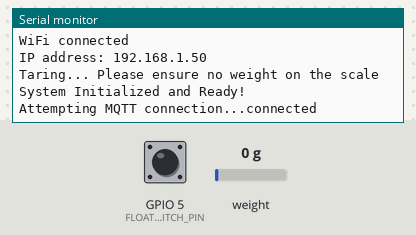
The sketch below on a simulated ESP8266 (NodeMCU). Shown: the last lines printed to the serial monitor. The inputs (shaded band) are chosen by the test bench; at power-on: weight on the scale 0 g, GPIO 5 (FLOAT_SWITCH_PIN) HIGH. WiFi joins after 1.5 s; servers stay silent unless stated; no MQTT or app messages arrive unless stated.

Above: at 8.8 s.
8.9 s: weight on the scale set to 100 g
At 13.7 s:
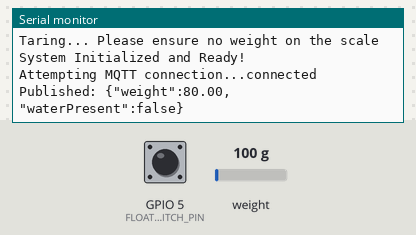
19.2 s: weight on the scale set to 1250 g
20.8 s: GPIO 5 (FLOAT_SWITCH_PIN) pulled LOW for 3.2 s
At 28.8 s:
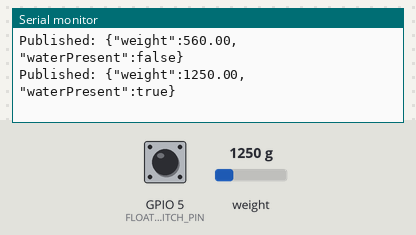

The sketch:

cali_mqtt_feed_moni.ino
```cpp
#include <ESP8266WiFi.h>
#include <PubSubClient.h>
#include "HX711.h"

// -------------------- WiFi credentials --------------------
const char* ssid = "Nowifi";
const char* password = "23456789";

// -------------------- MQTT broker settings --------------------
const char* mqtt_server = "broker.emqx.io";
const int mqtt_port = 1883;
const char* mqtt_user = "YOUR_MQTT_USERNAME";     // optional
const char* mqtt_password = "YOUR_MQTT_PASSWORD"; // optional
const char* topic = "farm/feed_monitor";

// -------------------- Pin definitions --------------------
#define LOADCELL_DOUT_PIN 12  // D6
#define LOADCELL_SCK_PIN 13   // D7
#define FLOAT_SWITCH_PIN 5    // D1

// -------------------- Objects --------------------
WiFiClient espClient;
PubSubClient client(espClient);
HX711 scale;

// -------------------- Load cell calibration --------------------
float calibration_factor = -1025;  // your determined calibration factor

// --------------------------------------------------------------
void setup_wifi() {
  delay(10);
  Serial.println();
  Serial.print("Connecting to WiFi: ");
  Serial.println(ssid);

  WiFi.begin(ssid, password);
  int retry_count = 0;

  while (WiFi.status() != WL_CONNECTED) {
    delay(500);
    Serial.print(".");
    retry_count++;
    if (retry_count > 40) {
      Serial.println("WiFi connection failed, restarting...");
      ESP.restart();
    }
  }

  Serial.println();
  Serial.println("WiFi connected");
  Serial.print("IP address: ");
  Serial.println(WiFi.localIP());
}

// --------------------------------------------------------------
void reconnect() {
  while (!client.connected()) {
    Serial.print("Attempting MQTT connection...");
    if (client.connect("D1FeedMonitor", mqtt_user, mqtt_password)) {
      Serial.println("connected");
    } else {
      Serial.print("failed, rc=");
      Serial.print(client.state());
      Serial.println(" retrying in 5 seconds");
      delay(5000);
    }
  }
}

// --------------------------------------------------------------
void setup() {
  Serial.begin(115200);
  delay(100);

  setup_wifi();
  client.setServer(mqtt_server, mqtt_port);

  // Initialize HX711
  scale.begin(LOADCELL_DOUT_PIN, LOADCELL_SCK_PIN);
  delay(2000);

  scale.set_scale(calibration_factor);  // apply your calibration factor
  scale.tare();                         // reset scale to zero

  Serial.println("Taring... Please ensure no weight on the scale");
  delay(2000);
  scale.tare();                         // double-tare for accuracy

  // Initialize float switch
  pinMode(FLOAT_SWITCH_PIN, INPUT_PULLUP);

  Serial.println("System Initialized and Ready!");
}

// --------------------------------------------------------------
void loop() {
  if (!client.connected()) {
    reconnect();
  }
  client.loop();

  bool waterPresent = (digitalRead(FLOAT_SWITCH_PIN) == LOW);  // LOW = water present
  float weight = 0;

  if (scale.is_ready()) {
    // Take multiple readings for stable output
    long sum = 0;
    const int samples = 5;
    for (int i = 0; i < samples; i++) {
      sum += scale.get_units(10);  // average of 10 readings each
      delay(100);
    }
    weight = sum / (float)samples;

    // Prevent small negative drift values
    if (weight < 0.05 && weight > -0.05) weight = 0;
  } else {
    Serial.println("HX711 not ready");
  }

  // Prepare JSON payload
  String payload = "{";
  payload += "\"weight\":";
  payload += String(weight, 2);
  payload += ",";
  payload += "\"waterPresent\":";
  payload += (waterPresent ? "true" : "false");
  payload += "}";

  // Publish to MQTT
  if (client.publish(topic, payload.c_str())) {
    Serial.print("Published: ");
    Serial.println(payload);
  } else {
    Serial.println("Publish failed");
  }

  delay(2000);  // publish every 2 seconds
}
```

Measured:
- after the input at 8.9 s, the serial monitor: prints a new line after 4.3 s (image 1)
- after the input at 20.8 s, the serial monitor: prints a new line after 7.4 s (image 2)
